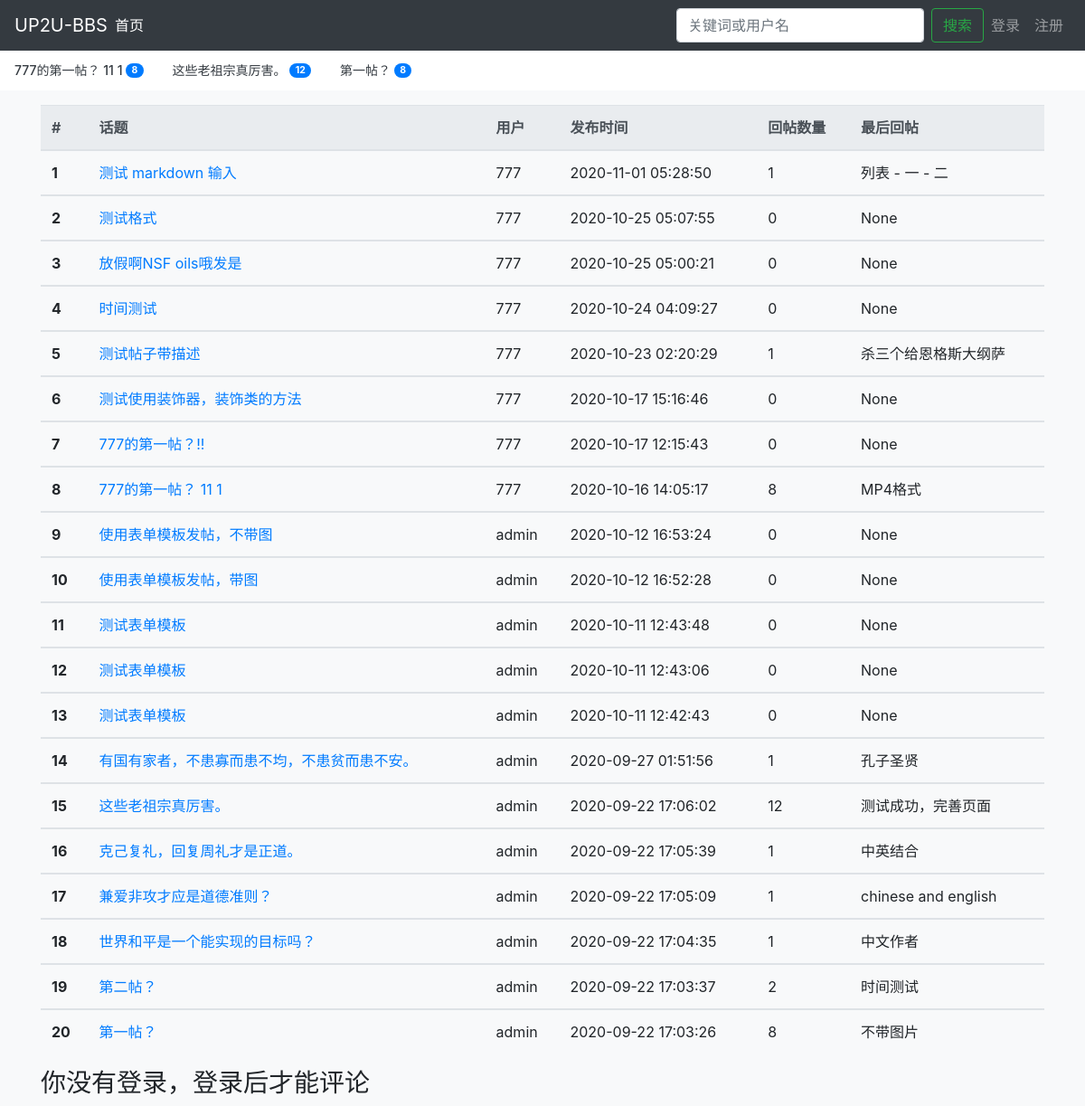
The page /bbs/ on the database its author committed.
### bbs/models.py (models this page shows, shortened)
class Topic(models.Model):
    author = models.ForeignKey(User, default=1 , on_delete=models.CASCADE, verbose_name='作者')
    topic_text = models.CharField('帖子标题', max_length=2000)
    topic_description = models.TextField('帖子正文', max_length=2000)
    pub_date = models.DateTimeField('日期', auto_now_add=True)
    picture = models.FileField(blank=True, null=True)
    def __str__(self):
        return self.topic_text
    class Meta:
        verbose_name = '帖子'
        verbose_name_plural = '帖子'

class Reply(models.Model):
    topic = models.ForeignKey(Topic, on_delete=models.CASCADE, verbose_name='帖子')
    reply_text = models.TextField('跟帖', max_length=2000)
    author = models.ForeignKey(User, default=1 , on_delete=models.CASCADE, verbose_name='作者')
    picture = models.FileField(blank=True, null=True)
    pub_date = models.DateTimeField('日期', auto_now_add=True)
    def __str__(self):
        return self.reply_text
    class Meta:
        verbose_name = '跟帖'
        verbose_name_plural = '跟帖'

### bbs/views.py (the view, shortened to what this page needs)
# urls.py: path('', views.IndexView.as_view(), name='index'),
@method_decorator(login_required, name='post')
class IndexView(generic.ListView):
    model = Topic
    template_name = 'bbs/index.html'
    context_object_name = 'topic_list'
    def get_queryset(self):
        queryset = super().get_queryset()
        print(queryset)
        query = self.request.GET.get('q')
        print(query)
        if query:
            return queryset.filter(
                Q(topic_text__icontains=query) |
                Q(author__username__icontains=query)
            ).distinct()
        return queryset.order_by('-pub_date')
    def get_context_data(self, **kwargs):
        context = super().get_context_data(**kwargs)
        context['current_user'] = {'user': self.request.user, 'is_login': self.request.user.is_authenticated}
        context['form'] = TopicForm()
        return context

### bbs/forms.py
class TopicForm(forms.ModelForm):
    topic_text = forms.CharField(
        label= "发表新帖",
        max_length=200,
        help_text='最大长度为200',
        widget = forms.TextInput(
            attrs={
                'placeholder':"向社区分享吧",
                'class': 'form-control'
            }
        )
    )
    picture = forms.FileField(
        label= "添加图片（可选）",
        required=False,
        help_text='可以上传的格式：jpg、png。',
        widget = forms.FileInput(
            attrs={
                'class': 'form-control'
            }
        )
    )
    topic_description = forms.CharField(
        label= "添加些内容",
        max_length=200,
        help_text='最大长度为2000',
        widget = forms.Textarea(
            attrs={
                'placeholder':"添加些内容",
                'rows': 8,
                'class': 'form-control'
            }
        )
    )
    class Meta:
        model = Topic
        fields = ['topic_text', 'picture', 'topic_description']

### bbs/templates/bbs/index.html (shortened to what this page needs)
{% extends 'bbs/base.html' %}
{% load static %}
{% block index_active %}active{% endblock %}
{% block nav-hot %}
<div class="nav-scroller bg-white shadow-sm">
    <nav class="nav nav-underline">
        {% for t in topic_list %}
        {% if t.reply_set.count > 3 %}
        <a class="nav-link active" href="{% url 'bbs:detail' t.id %}">{{ t.topic_text }}
            <span class="badge badge-pill badge-primary align-text-bottom">{{ t.reply_set.count }}</span>
        </a>
        {% endif %}
        {% endfor %}
    </nav>
</div>
{% endblock %}
{% block content %}
<div class="content">
    {% if topic_list %}
    <table class="table table-hover my-3 bg-light">
        <thead class="thead-light">
            <tr>
                <th scope="col">#</th>
                <th scope="col">话题</th>
                <th scope="col">用户</th>
                <th scope="col">发布时间</th>
                <th scope="col">回帖数量</th>
                <th scope="col">最后回帖</th>
            </tr>
        </thead>
        {% for topic in topic_list %}
        <tbody>
            <tr>
                <th scope="row">{{ forloop.counter }}</th>
                <td>
                    <a href="{% url 'bbs:detail' topic.id %}">{{ topic.topic_text }}</a>
                </td>
                <td>{{ topic.author }}</td>
                <td>{{ topic.pub_date|date:"Y-m-d H:i:s" }}</td>
                <td>{{ topic.reply_set.count }}</td>
                <td>{{ topic.reply_set.last }}</td>
            </tr>
        </tbody>
        {% endfor %}
    </table>
    {% else %}
    <p>没有帖子</p>
    {% endif %}
    {% if current_user.is_login %}
        <h3>欢迎，{{ current_user.user }}</h3>
        <form action="{% url 'bbs:index' %}" method="post" class="post_form m-3" enctype="multipart/form-data"
            novalidate>
            {% csrf_token %}
            {% include 'bbs/base_form.html' %}
            <input type="submit" value="提交" class="btn btn-lg btn-secondary btn-block">
        </form>
        {% else %}
        <h3>你没有登录，登录后才能评论</h3>
        {% endif %}
</div>
{% endblock %}

### static/css/offcanavs.css (style rules this page uses)
html, body { overflow-x: hidden; }
body { padding-top: 56px; }
.nav-scroller { position: relative; z-index: 2; height: 2.75rem; overflow-y: hidden; }
.nav-scroller .nav { display: -ms-flexbox; display: flex; -ms-flex-wrap: nowrap; flex-wrap: nowrap; padding-bottom: 1rem; margin-top: -1px; overflow-x: auto; color: rgba(255, 255, 255, .75); text-align: center; white-space: nowrap; -webkit-overflow-scrolling: touch; }
.nav-underline .nav-link { padding-top: .75rem; padding-bottom: .75rem; font-size: .875rem; color: #6c757d; }
.nav-underline .active { font-weight: 500; color: #343a40; }

### rows shown on the page
Topic: topic_text "777的第一帖？ 11 1", reply_set.count "8", author "777", pub_date "2020-10-16 14:05:17", reply_set.last "MP4格式"
Topic: topic_text "这些老祖宗真厉害。", reply_set.count "12", author "admin", pub_date "2020-09-22 17:06:02", reply_set.last "测试成功，完善页面"
Topic: topic_text "第一帖？", reply_set.count "8", author "admin", pub_date "2020-09-22 17:03:26", reply_set.last "不带图片"
Topic: topic_text "测试 markdown 输入", author "777", pub_date "2020-11-01 05:28:50", reply_set.count "1", reply_set.last "列表 - 一 - 二"
Topic: topic_text "测试格式", author "777", pub_date "2020-10-25 05:07:55", reply_set.count "0", reply_set.last "None"
Topic: topic_text "放假啊NSF oils哦发是", author "777", pub_date "2020-10-25 05:00:21", reply_set.count "0", reply_set.last "None"
Topic: topic_text "时间测试", author "777", pub_date "2020-10-24 04:09:27", reply_set.count "0", reply_set.last "None"
Topic: topic_text "测试帖子带描述", author "777", pub_date "2020-10-23 02:20:29", reply_set.count "1", reply_set.last "杀三个给恩格斯大纲萨"
Topic: topic_text "测试使用装饰器，装饰类的方法", author "777", pub_date "2020-10-17 15:16:46", reply_set.count "0", reply_set.last "None"
Topic: topic_text "777的第一帖？!!", author "777", pub_date "2020-10-17 12:15:43", reply_set.count "0", reply_set.last "None"
Topic: topic_text "使用表单模板发帖，不带图", author "admin", pub_date "2020-10-12 16:53:24", reply_set.count "0", reply_set.last "None"
Topic: topic_text "使用表单模板发帖，带图", author "admin", pub_date "2020-10-12 16:52:28", reply_set.count "0", reply_set.last "None"
Topic: topic_text "测试表单模板", author "admin", pub_date "2020-10-11 12:43:48", reply_set.count "0", reply_set.last "None"
Topic: topic_text "测试表单模板", author "admin", pub_date "2020-10-11 12:43:06", reply_set.count "0", reply_set.last "None"
Topic: topic_text "测试表单模板", author "admin", pub_date "2020-10-11 12:42:43", reply_set.count "0", reply_set.last "None"
Topic: topic_text "有国有家者，不患寡而患不均，不患贫而患不安。", author "admin", pub_date "2020-09-27 01:51:56", reply_set.count "1", reply_set.last "孔子圣贤"
Topic: topic_text "克己复礼，回复周礼才是正道。", author "admin", pub_date "2020-09-22 17:05:39", reply_set.count "1", reply_set.last "中英结合"
Topic: topic_text "兼爱非攻才应是道德准则？", author "admin", pub_date "2020-09-22 17:05:09", reply_set.count "1", reply_set.last "chinese and english"
Topic: topic_text "世界和平是一个能实现的目标吗？", author "admin", pub_date "2020-09-22 17:04:35", reply_set.count "1", reply_set.last "中文作者"
Topic: topic_text "第二帖？", author "admin", pub_date "2020-09-22 17:03:37", reply_set.count "2", reply_set.last "时间测试"
